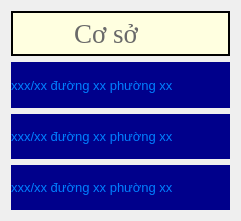
   <widget class="QWidget" name="verticalLayoutWidget">
    <property name="geometry">
     <rect>
      <x>30</x>
      <y>220</y>
      <width>241</width>
      <height>221</height>
     </rect>
    </property>
    <layout class="QVBoxLayout" name="verticalLayout">
     <item>
      <widget class="QLabel" name="label_3">
       <property name="palette">
        <palette>
         <active>
          <colorrole role="WindowText">
           <brush brushstyle="SolidPattern">
            <color alpha="255">
             <red>105</red>
             <green>105</green>
             <blue>105</blue>
            </color>
           </brush>
          </colorrole>
          <colorrole role="Button">
           <brush brushstyle="SolidPattern">
            <color alpha="255">
             <red>255</red>
             <green>255</green>
             <blue>224</blue>
            </color>
           </brush>
          </colorrole>
          <colorrole role="Text">
           <brush brushstyle="SolidPattern">
            <color alpha="255">
             <red>105</red>
             <green>105</green>
             <blue>105</blue>
            </color>
           </brush>
          </colorrole>
          <colorrole role="ButtonText">
           <brush brushstyle="SolidPattern">
            <color alpha="255">
             <red>105</red>
             <green>105</green>
             <blue>105</blue>
            </color>
           </brush>
          </colorrole>
          <colorrole role="Base">
           <brush brushstyle="SolidPattern">
            <color alpha="255">
             <red>255</red>
             <green>255</green>
             <blue>224</blue>
            </color>
           </brush>
          </colorrole>
          <colorrole role="Window">
           <brush brushstyle="SolidPattern">
            <color alpha="255">
             <red>255</red>
             <green>255</green>
             <blue>224</blue>
            </color>
           </brush>
          </colorrole>
         </active>
         <inactive>
          <colorrole role="WindowText">
           <brush brushstyle="SolidPattern">
            <color alpha="255">
             <red>105</red>
             <green>105</green>
             <blue>105</blue>
            </color>
           </brush>
          </colorrole>
          <colorrole role="Button">
           <brush brushstyle="SolidPattern">
            <color alpha="255">
             <red>255</red>
             <green>255</green>
             <blue>224</blue>
            </color>
           </brush>
          </colorrole>
          <colorrole role="Text">
           <brush brushstyle="SolidPattern">
            <color alpha="255">
             <red>105</red>
             <green>105</green>
             <blue>105</blue>
            </color>
           </brush>
          </colorrole>
          <colorrole role="ButtonText">
           <brush brushstyle="SolidPattern">
            <color alpha="255">
             <red>105</red>
             <green>105</green>
             <blue>105</blue>
            </color>
           </brush>
          </colorrole>
          <colorrole role="Base">
           <brush brushstyle="SolidPattern">
            <color alpha="255">
             <red>255</red>
             <green>255</green>
             <blue>224</blue>
            </color>
           </brush>
          </colorrole>
          <colorrole role="Window">
           <brush brushstyle="SolidPattern">
            <color alpha="255">
             <red>255</red>
             <green>255</green>
             <blue>224</blue>
            </color>
           </brush>
          </colorrole>
         </inactive>
         <disabled>
          <colorrole role="WindowText">
           <brush brushstyle="SolidPattern">
            <color alpha="255">
             <red>105</red>
             <green>105</green>
             <blue>105</blue>
            </color>
           </brush>
          </colorrole>
          <colorrole role="Button">
           <brush brushstyle="SolidPattern">
            <color alpha="255">
             <red>255</red>
             <green>255</green>
             <blue>224</blue>
            </color>
           </brush>
          </colorrole>
          <colorrole role="Text">
           <brush brushstyle="SolidPattern">
            <color alpha="255">
             <red>105</red>
             <green>105</green>
             <blue>105</blue>
            </color>
           </brush>
          </colorrole>
          <colorrole role="ButtonText">
           <brush brushstyle="SolidPattern">
            <color alpha="255">
             <red>105</red>
             <green>105</green>
             <blue>105</blue>
            </color>
           </brush>
          </colorrole>
          <colorrole role="Base">
           <brush brushstyle="SolidPattern">
            <color alpha="255">
             <red>255</red>
             <green>255</green>
             <blue>224</blue>
            </color>
           </brush>
          </colorrole>
          <colorrole role="Window">
           <brush brushstyle="SolidPattern">
            <color alpha="255">
             <red>255</red>
             <green>255</green>
             <blue>224</blue>
            </color>
           </brush>
          </colorrole>
         </disabled>
        </palette>
       </property>
       <property name="font">
        <font>
         <family>Times New Roman</family>
         <pointsize>20</pointsize>
        </font>
       </property>
       <property name="styleSheet">
        <string notr="true">color:#696969;
background-color: #FFFFE0;
border: 2px solid black;
</string>
       </property>
       <property name="text">
        <string>        Cơ sở</string>
       </property>
      </widget>
     </item>
     <item>
      <widget class="QLabel" name="label_4">
       <property name="font">
        <font>
         <pointsize>10</pointsize>
        </font>
       </property>
       <property name="styleSheet">
        <string notr="true">color: #007FFF;
background-color:#00008B</string>
       </property>
       <property name="text">
        <string>xxx/xx đường xx phường xx</string>
       </property>
      </widget>
     </item>
     <item>
      <widget class="QLabel" name="label_5">
       <property name="font">
        <font>
         <pointsize>10</pointsize>
        </font>
       </property>
       <property name="styleSheet">
        <string notr="true">color: #007FFF;
background-color:#00008B</string>
       </property>
       <property name="text">
        <string>xxx/xx đường xx phường xx</string>
       </property>
      </widget>
     </item>
     <item>
      <widget class="QLabel" name="label_2">
       <property name="font">
        <font>
         <pointsize>10</pointsize>
        </font>
       </property>
       <property name="styleSheet">
        <string notr="true">color: #007FFF;
background-color:#00008B</string>
       </property>
       <property name="text">
        <string>xxx/xx đường xx phường xx</string>
       </property>
      </widget>
     </item>
    </layout>
   </widget>
